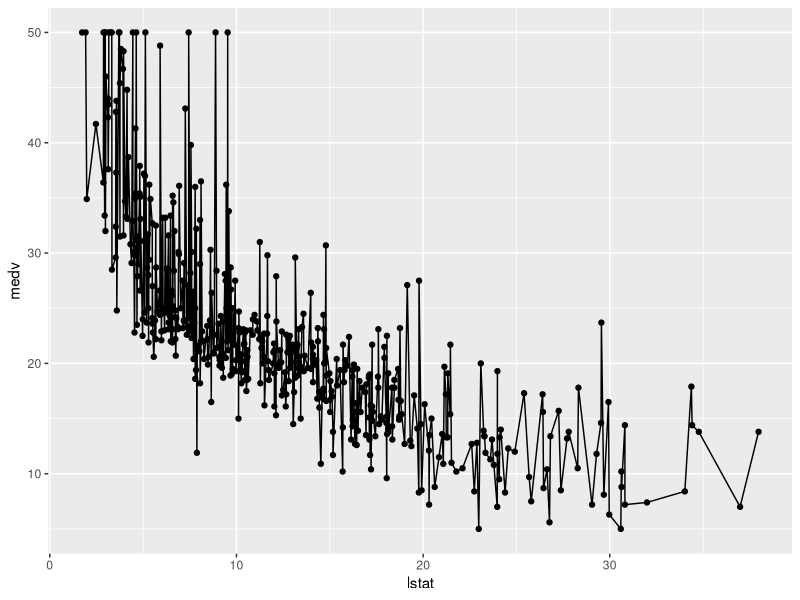
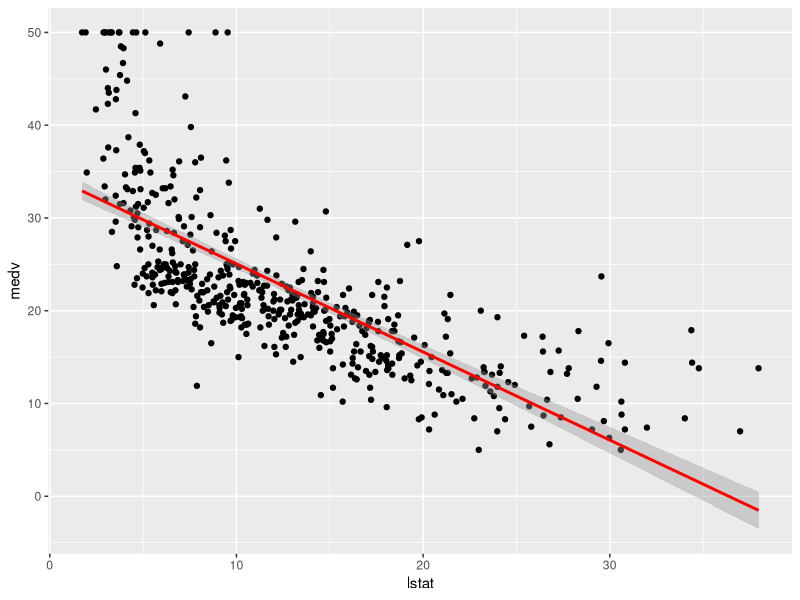
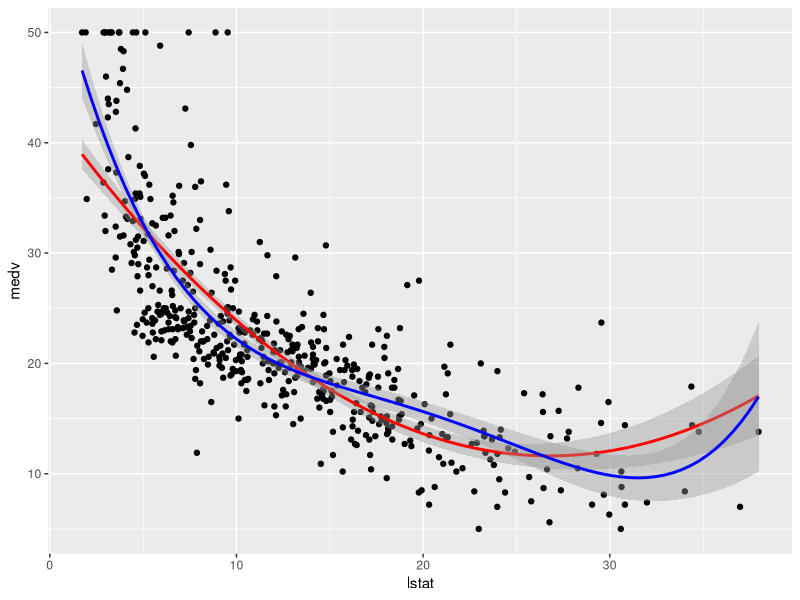

These charts were generated, in order, by the following R code: (Note: this script raises an error after producing the figures.)
library(MASS)
install.packages("ISLR")

### Simple linear regression

names(Boston)

library(ggplot2)

#plotar o grafico de dispersão
ggplot(Boston, aes(lstat,medv)) + geom_point() + geom_line()

#calcular coeficientes de regressão linear
fit1=lm(medv~lstat,data=Boston)
summary(fit1)
names(fit1)
confint(fit1)
predict(fit1,data.frame(lstat=c(5,10,15)),interval='confidence')

#plotar a linha da regressão
ggplot(Boston, aes(lstat,medv)) + geom_point() + stat_smooth(method="lm",col="red")

### Multiple linear regression
fit2 = lm(medv~lstat+age,data=Boston)
summary(fit2)

fit3 = lm(medv~.,Boston) #todas as outras variáveis do dataset
summary(fit3)
fit4 = update(fit3,~.-age-indus)
summary(fit4)

#testar residuals

### Interactions
fit5 = lm(medv~lstat*age,Boston)
summary(fit5)


### Nonlinear relation
fit6 = lm(medv~lstat +I(lstat^2),Boston)
summary(fit6)
fitted(fit6)

ggplot(Boston, aes(lstat,medv)) + geom_point() + stat_smooth(method="lm",col="red",formula=y~poly(x,2)) + stat_smooth(method="lm",col="blue",formula=y~poly(x,4))

### Qualitative predictors
names(Carseats)
summary(Carseats)
fit1 = lm(Sales~.+Income:Advertising+Age:Price,Carseats)
summary(fit1)
contrasts(Carseats$ShelveLoc)





